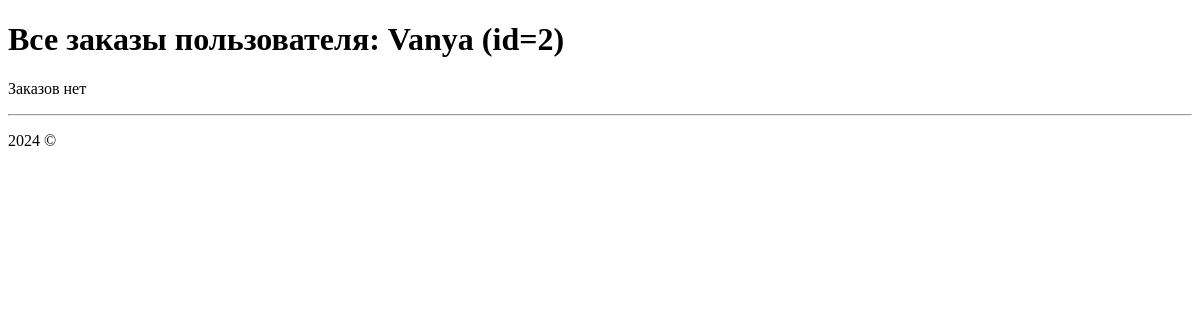
/shop/client_orders/2, run on an earlier commit of the app's database.
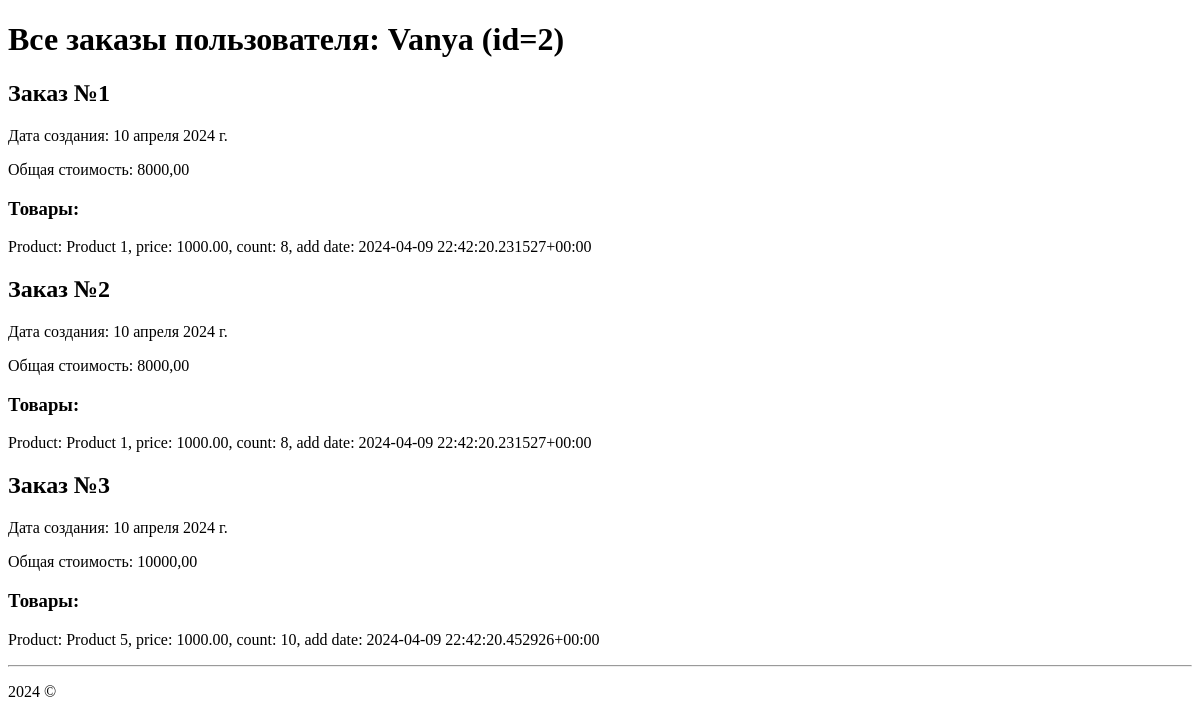
And on a later commit of the database.
### myapp2/models.py (models this page shows, shortened)
class Order(models.Model):
    client = models.ForeignKey(Client, on_delete=models.CASCADE)
    product = models.ManyToManyField(Product)
    order_sum = models.DecimalField(max_digits=10, decimal_places=2)
    order_date = models.DateField(auto_now_add=True)
    is_paid = models.BooleanField(default=False)

### myapp2/views.py (the view)
# urls.py: path('client_orders/<int:id_client>', views.client_orders, name='client_orders'),
def client_orders(request, id_client: int):
    products = {}
    client = Client.objects.filter(pk=id_client).first()
    orders = Order.objects.filter(client=client).all()
    for order in orders:
        products[order.id] = str(order.product.all()).replace('<QuerySet [<', '').replace('>]>',
                                                                                          '').split('>, <')
    return render(request, 'myapp2/client_orders.html', {'client': client, 'orders': orders,
                                                        'products': products})

### myapp2/models.py (called while the page is built)
    def __str__(self) -> str:
        return (f'{self.title}, price: {self.price}, count: {self.count}, add date: {self.add_date}')

### myapp2/templates/myapp2/client_orders.html (shortened to what this page needs)
{% extends 'myapp2/base.html' %}
{% block content %}
    <h1>Все заказы пользователя: {{ client.name }} (id={{ client.id }})</h1>
    {% if orders %}
        {% for order in orders %}
            <h2>Заказ №{{ order.id }}</h2>
            <p>Дата создания: {{ order.order_date }}</p>
            <p>Общая стоимость: {{ order.order_sum }}</p>
            <h3>Товары:</h3>
                {% for key, value in products.items %}
                    {% if key == order.id %}
                        {% for product in value %}
                            <p>{{ product }}</p>
                        {% endfor %}
                    {% endif %}
                {% endfor %}
        {% endfor %}
    {% elif client.id == NULL %}
        <p>Нет такого клиента</p>
     {% else %}
        <p>Заказов нет</p>
    {% endif %}
{% endblock %}

What changed in the data, as far as the page shows it:
added Order: id "1", order_date "10 апреля 2024 г.", order_sum "8000,00", value "Product: Product 1, price: 1000.00, count: 8, add date: 2024-04-09 22:42:20.231527+00:00"
added Order: id "2", order_date "10 апреля 2024 г.", order_sum "8000,00", value "Product: Product 1, price: 1000.00, count: 8, add date: 2024-04-09 22:42:20.231527+00:00"
added Order: id "3", order_date "10 апреля 2024 г.", order_sum "10000,00", value "Product: Product 5, price: 1000.00, count: 10, add date: 2024-04-09 22:42:20.452926+00:00"
Also different on the page:
text no longer shown: "Заказов нет"
